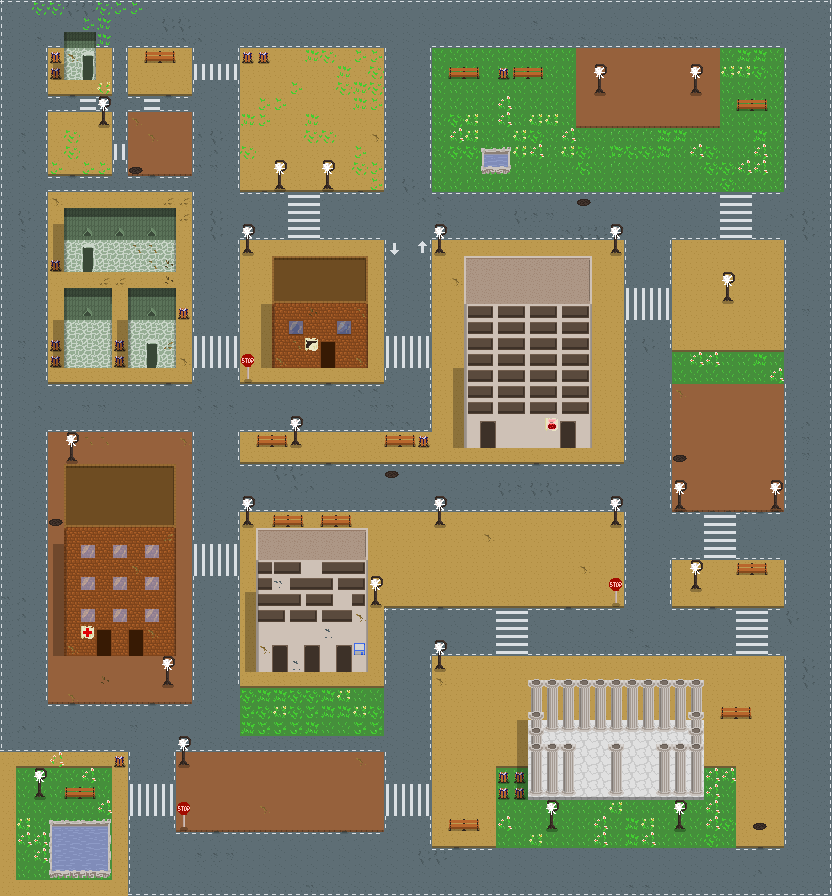

A 2D game scene composited from a Tiled map and its tileset images. What follows is a short description and the map's XML, with each tile layer's data collapsed to a summary:
An orthogonal 52x56 tile map with 16x16 px tiles, 9 tile layers (soil, underShades, soil Details, shades, ...), 1 hidden layer not drawn.

<map version="1.0" orientation="orthogonal" width="52" height="56" tilewidth="16" tileheight="16">
 <tileset firstgid="1" name="Tiles" tilewidth="16" tileheight="16">
  <image source="tiles.png" trans="414c51" width="512" height="512" />
 </tileset>
 <layer name="soil" width="52" height="56">
  <data>[2912 cells, 2899 non-empty, 33 distinct tile ids]</data>
 </layer>
 <layer name="underShades" width="52" height="56" opacity="0.26">
  <data>[2912 cells, 66 non-empty, 3 distinct tile ids]</data>
 </layer>
 <layer name="soil Details" width="52" height="56">
  <data>[2912 cells, 489 non-empty, 52 distinct tile ids]</data>
 </layer>
 <layer name="shades" width="52" height="56" opacity="0.26">
  <data>[2912 cells, 172 non-empty, 8 distinct tile ids]</data>
 </layer>
 <layer name="windows" width="52" height="56" opacity="0.52">
  <data>[2912 cells, 11 non-empty, 1 distinct tile ids]</data>
 </layer>
 <layer name="over" width="52" height="56">
  <data>[2912 cells, 55 non-empty, 3 distinct tile ids]</data>
 </layer>
 <layer name="overShades" width="52" height="56" opacity="0.25">
  <data>[2912 cells, 26 non-empty, 3 distinct tile ids]</data>
 </layer>
 <layer name="sprites" width="52" height="56">
  <data>[2912 cells, 30 non-empty, 5 distinct tile ids]</data>
 </layer>
 <layer name="collide" width="52" height="56" visible="0" opacity="0.22">
  <data>[2912 cells, 451 non-empty, 2 distinct tile ids]</data>
 </layer>
 <layer name="lights" width="52" height="56">
  <data>[2912 cells, 24 non-empty, 1 distinct tile ids]</data>
 </layer>
</map>
